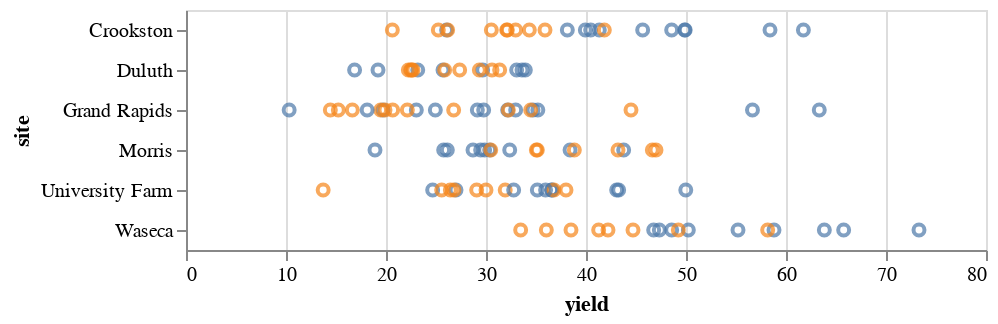

The code cell stored with this chart in its notebook:
### Code cell
alt.Chart(alternation).mark_point().encode(
    x = "yield",
    y = "site",
    color = alt.condition(
        alt.datum.year >= 1932,
        alt.value('#f58518'),
        alt.value('#4c78a8') 
    )
)

### Figure 1 — Vega-Lite specification as saved in the notebook (floating-point values rounded to 4 significant figures)
{"config": {"view": {"continuousWidth": 400, "continuousHeight": 300}}, "data": {"name": "data-628d31103204ce9411a5b149f3509ca4"}, "mark": "point", "encoding": {"color": {"condition": {"value": "#f58518", "test": "(datum.year >= 1932)"}, "value": "#4c78a8"}, "x": {"field": "yield", "type": "quantitative"}, "y": {"field": "site", "type": "nominal"}}, "$schema": "https://vega.github.io/schema/vega-lite/v4.17.0.json", "datasets": {"data-628d31103204ce9411a5b149f3509ca4": [{"yield": 27.0, "variety": "Manchuria", "year": 1931.0, "site": "University Farm"}, {"yield": 73.3, "variety": "Manchuria", "year": 1352.0, "site": "Waseca"}, {"yield": 38.41, "variety": "Manchuria", "year": 1931.0, "site": "Morris"}, {"yield": 39.93, "variety": "Manchuria", "year": 1931.0, "site": "Crookston"}, {"yield": 32.97, "variety": "Manchuria", "year": 1931.0, "site": "Grand Rapids"}, {"yield": 23.17, "variety": "Manchuria", "year": 1545.0, "site": "Duluth"}, {"yield": 43.07, "variety": "Glabron", "year": 1931.0, "site": "University Farm"}, {"yield": 55.2, "variety": "Glabron", "year": 1931.0, "site": "Waseca"}, {"yield": 35.18, "variety": "No. 457", "year": 1932.0, "site": "Grand Rapids"}, {"yield": 38.13, "variety": "Glabron", "year": 1931.0, "site": "Crookston"}, {"yield": 29.13, "variety": "Glabron", "year": 1931.0, "site": "Grand Rapids"}, {"yield": 29.67, "variety": "Glabron", "year": 1931.0, "site": "Duluth"}, {"yield": 35.13, "variety": "Svansota", "year": 1931.0, "site": "University Farm"}, {"yield": 47.33, "variety": "Svansota", "year": 1931.0, "site": "Waseca"}, {"yield": 25.77, "variety": "Svansota", "year": 1931.0, "site": "Morris"}, {"yield": 40.47, "variety": "Svansota", "year": 1931.0, "site": "Crookston"}, {"yield": 44.5, "variety": "Svansota", "year": 2896.0, "site": "Grand Rapids"}, {"yield": 25.7, "variety": "Svansota", "year": 1931.0, "site": "Duluth"}, {"yield": 31.92, "variety": "Velvet", "year": 2896.0, "site": "University Farm"}, {"yield": 50.23, "variety": "Velvet", "year": 1931.0, "site": "Waseca"}, {"yield": 26.13, "variety": "Velvet", "year": 1931.0, "site": "Morris"}, {"yield": 41.33, "variety": "Velvet", "year": 1931.0, "site": "Crookston"}, {"yield": 23.03, "variety": "Velvet", "year": 1931.0, "site": "Grand Rapids"}, {"yield": 26.06, "variety": "Svansota", "year": 1931.0, "site": "Crookston"}, {"yield": 36.57, "variety": "Trebi", "year": 1931.0, "site": "University Farm"}, {"yield": 63.83, "variety": "Trebi", "year": 1931.0, "site": "Waseca"}, {"yield": 43.77, "variety": "Trebi", "year": 1931.0, "site": "Morris"}, {"yield": 63.33, "variety": "Wisconsin No. 38", "year": 1931.0, "site": "Grand Rapids"}, {"yield": 29.77, "variety": "Trebi", "year": 1931.0, "site": "Grand Rapids"}, {"yield": 33.93, "variety": "Trebi", "year": 1931.0, "site": "Duluth"}, {"yield": 43.27, "variety": "No. 457", "year": 1931.0, "site": "University Farm"}, {"yield": 28.7, "variety": "No. 457", "year": 1931.0, "site": "Morris"}, {"yield": 45.67, "variety": "No. 457", "year": 1931.0, "site": "Crookston"}, {"yield": 32.17, "variety": "No. 457", "year": 1931.0, "site": "Grand Rapids"}, {"yield": 33.6, "variety": "No. 457", "year": 1931.0, "site": "Duluth"}, {"yield": 36.6, "variety": "No. 462", "year": 1931.0, "site": "University Farm"}, {"yield": 65.77, "variety": "No. 462", "year": 1931.0, "site": "Waseca"}, {"yield": 30.37, "variety": "No. 462", "year": 1931.0, "site": "Morris"}, {"yield": 48.57, "variety": "No. 462", "year": 1931.0, "site": "Crookston"}, {"yield": 24.93, "variety": "No. 462", "year": 1931.0, "site": "Grand Rapids"}, {"yield": 16.86, "variety": "No. 462", "year": 1159.0, "site": "Duluth"}, {"yield": 32.77, "variety": "Peatland", "year": 1931.0, "site": "University Farm"}, {"yield": 48.57, "variety": "Peatland", "year": 1931.0, "site": "Waseca"}, {"yield": 29.87, "variety": "Peatland", "year": 1931.0, "site": "Morris"}, {"yield": 49.92, "variety": "Peatland", "year": 1931.0, "site": "Crookston"}, {"yield": 34.7, "variety": "Peatland", "year": 1931.0, "site": "Grand Rapids"}, {"yield": 19.2, "variety": "Peatland", "year": 965.5, "site": "Duluth"}, {"yield": 24.67, "variety": "No. 475", "year": 1931.0, "site": "University Farm"}, {"yield": 46.77, "variety": "No. 475", "year": 1931.0, "site": "Waseca"}, {"yield": 32.37, "variety": "No. 457", "year": 1931.0, "site": "Morris"}, {"yield": 61.74, "variety": "No. 475", "year": 965.5, "site": "Crookston"}, {"yield": 19.7, "variety": "No. 475", "year": 1931.0, "site": "Grand Rapids"}, {"yield": 33.07, "variety": "No. 475", "year": 1931.0, "site": "Duluth"}, {"yield": 58.8, "variety": "Wisconsin No. 38", "year": 1931.0, "site": "Waseca"}, {"yield": 29.47, "variety": "Wisconsin No. 38", "year": 1931.0, "site": "Morris"}, {"yield": 49.87, "variety": "Wisconsin No. 38", "year": 1931.0, "site": "Crookston"}, {"yield": 34.47, "variety": "Wisconsin No. 38", "year": 2703.0, "site": "Grand Rapids"}, {"yield": 18.9, "variety": "No. 462", "year": 1932.0, "site": "Morris"}, {"yield": 33.47, "variety": "Manchuria", "year": 1932.0, "site": "Waseca"}, {"yield": 56.65, "variety": "Trebi", "year": 1932.0, "site": "Grand Rapids"}, {"yield": 32.97, "variety": "Manchuria", "year": 1932.0, "site": "Crookston"}, {"yield": 22.13, "variety": "Manchuria", "year": 1932.0, "site": "Grand Rapids"}, {"yield": 22.57, "variety": "Manchuria", "year": 1932.0, "site": "Duluth"}, {"yield": 36.8, "variety": "Glabron", "year": 1932.0, "site": "University Farm"}, {"yield": 35.13, "variety": "Glabron", "year": 1932.0, "site": "Morris"}, {"yield": 26.17, "variety": "Glabron", "year": 1932.0, "site": "Crookston"}, {"yield": 14.43, "variety": "Glabron", "year": 1932.0, "site": "Grand Rapids"}, {"yield": 25.87, "variety": "Glabron", "year": 1932.0, "site": "Duluth"}, {"yield": 13.72, "variety": "Svansota", "year": 2898.0, "site": "University Farm"}, {"yield": 38.5, "variety": "Svansota", "year": 1932.0, "site": "Waseca"}, {"yield": 35.03, "variety": "Svansota", "year": 1932.0, "site": "Morris"}, {"yield": 20.63, "variety": "Svansota", "year": 1932.0, "site": "Crookston"}, {"yield": 16.63, "variety": "Svansota", "year": 1932.0, "site": "Grand Rapids"}, {"yield": 22.23, "variety": "Svansota", "year": 1932.0, "site": "Duluth"}, {"yield": 26.8, "variety": "Velvet", "year": 1932.0, "site": "University Farm"}, {"yield": 49.98, "variety": "Velvet", "year": 1931.0, "site": "University Farm"}, {"yield": 38.83, "variety": "Velvet", "year": 1932.0, "site": "Morris"}, {"yield": 32.07, "variety": "Velvet", "year": 1932.0, "site": "Crookston"}, {"yield": 32.23, "variety": "Velvet", "year": 1932.0, "site": "Grand Rapids"}, {"yield": 22.47, "variety": "Velvet", "year": 1932.0, "site": "Duluth"}, {"yield": 29.07, "variety": "Trebi", "year": 1932.0, "site": "University Farm"}, {"yield": 49.23, "variety": "Trebi", "year": 1932.0, "site": "Waseca"}, {"yield": 46.63, "variety": "Trebi", "year": 1932.0, "site": "Morris"}, {"yield": 41.83, "variety": "Trebi", "year": 1932.0, "site": "Crookston"}, {"yield": 10.32, "variety": "Trebi", "year": 1546.0, "site": "Grand Rapids"}, {"yield": 30.6, "variety": "Trebi", "year": 1932.0, "site": "Duluth"}, {"yield": 26.43, "variety": "No. 457", "year": 1932.0, "site": "University Farm"}, {"yield": 42.2, "variety": "No. 457", "year": 1932.0, "site": "Waseca"}, {"yield": 30.47, "variety": "No. 457", "year": 2705.0, "site": "Morris"}, {"yield": 34.33, "variety": "No. 457", "year": 1932.0, "site": "Crookston"}, {"yield": 19.47, "variety": "No. 457", "year": 2318.0, "site": "Grand Rapids"}, {"yield": 22.7, "variety": "No. 457", "year": 1932.0, "site": "Duluth"}, {"yield": 25.57, "variety": "No. 462", "year": 1932.0, "site": "University Farm"}, {"yield": 44.7, "variety": "No. 462", "year": 1932.0, "site": "Waseca"}, {"yield": 47.0, "variety": "No. 462", "year": 1932.0, "site": "Morris"}, {"yield": 30.53, "variety": "No. 462", "year": 1932.0, "site": "Crookston"}, {"yield": 19.9, "variety": "No. 462", "year": 1932.0, "site": "Grand Rapids"}, {"yield": 58.4, "variety": "Peatland", "year": 1932.0, "site": "Crookston"}, {"yield": 36.03, "variety": "Peatland", "year": 1932.0, "site": "Waseca"}, {"yield": 43.2, "variety": "Peatland", "year": 1932.0, "site": "Morris"}, {"yield": 25.23, "variety": "Peatland", "year": 1932.0, "site": "Crookston"}, {"yield": 26.77, "variety": "Peatland", "year": 1932.0, "site": "Grand Rapids"}, {"yield": 31.37, "variety": "Peatland", "year": 1932.0, "site": "Duluth"}, {"yield": 30.0, "variety": "No. 475", "year": 1932.0, "site": "University Farm"}, {"yield": 41.27, "variety": "No. 475", "year": 1932.0, "site": "Waseca"}, {"yield": 35.96, "variety": "Manchuria", "year": 1931.0, "site": "University Farm"}, {"yield": 32.13, "variety": "No. 475", "year": 1932.0, "site": "Crookston"}, {"yield": 15.23, "variety": "No. 475", "year": 1932.0, "site": "Grand Rapids"}, {"yield": 27.37, "variety": "No. 475", "year": 1932.0, "site": "Duluth"}, {"yield": 38.0, "variety": "Wisconsin No. 38", "year": 1932.0, "site": "University Farm"}, {"yield": 58.17, "variety": "Wisconsin No. 38", "year": 1932.0, "site": "Waseca"}, {"yield": 18.12, "variety": "No. 475", "year": 1931.0, "site": "Grand Rapids"}, {"yield": 35.9, "variety": "Wisconsin No. 38", "year": 1932.0, "site": "Crookston"}, {"yield": 20.67, "variety": "Wisconsin No. 38", "year": 1932.0, "site": "Grand Rapids"}, {"yield": 29.33, "variety": "Wisconsin No. 38", "year": 1932.0, "site": "Duluth"}]}}
